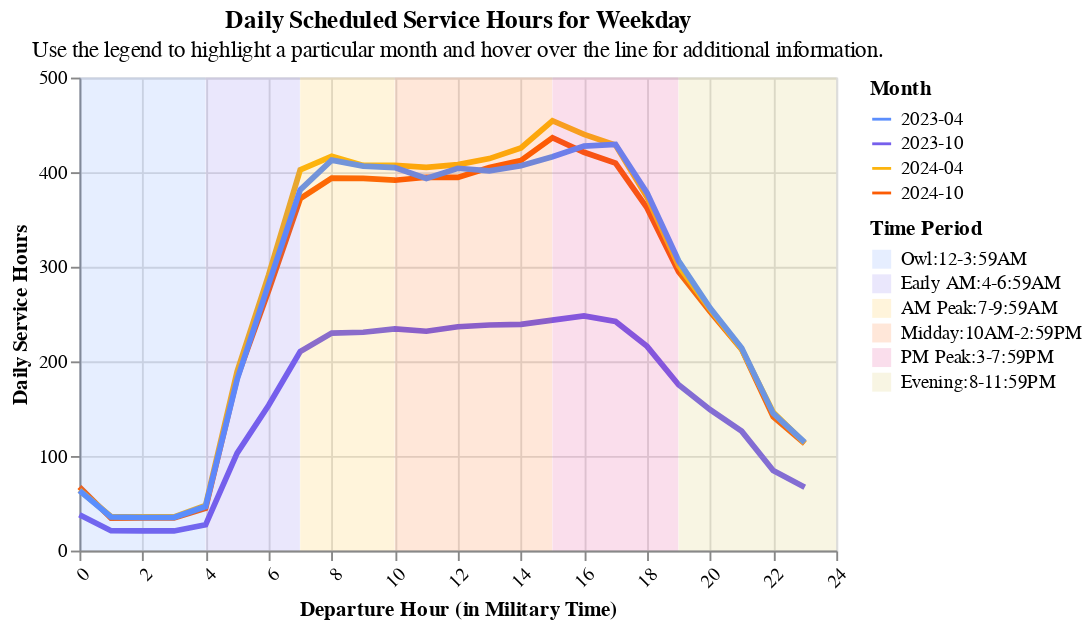

The code cell stored with this chart in its notebook:
### Code cell
scheduled_service_hours(
    service_hours_df,
    "Weekday",
    readable_dict.weekday_scheduled_service_graph
)

### Figure 1 — Vega-Lite specification as saved in the notebook (floating-point values rounded to 4 significant figures)
{"config": {"view": {"continuousWidth": 300, "continuousHeight": 300}}, "layer": [{"data": {"name": "data-a24defcda8345ee835c8909069d4fae7"}, "mark": {"type": "line", "size": 3}, "encoding": {"color": {"field": "Month", "scale": {"range": ["#5b8efd", "#765fec", "#fcb40e", "#fc5c04", "#dd217d", "#ccbb44"]}, "title": "Month", "type": "nominal"}, "tooltip": [{"field": "Month", "type": "nominal"}, {"field": "Departure Hour (in Military Time)", "type": "quantitative"}], "x": {"axis": {"format": "", "labelAngle": -45}, "field": "Departure Hour (in Military Time)", "title": "Departure Hour (in Military Time)", "type": "quantitative"}, "y": {"field": "Daily Service Hours", "title": "Daily Service Hours", "type": "quantitative"}}, "name": "view_1"}, {"data": {"name": "data-ed3e58c91c1826c4bca955698f66e78a"}, "mark": {"type": "rect", "opacity": 0.15}, "encoding": {"color": {"field": "Time Period", "scale": {"range": ["#5b8efd", "#765fec", "#fcb40e", "#fc5c04", "#dd217d", "#ccbb44"]}, "sort": ["Owl:12-3:59AM", "Early AM:4-6:59AM", "AM Peak:7-9:59AM", "Midday:10AM-2:59PM", "PM Peak:3-7:59PM", "Evening:8-11:59PM"], "type": "nominal"}, "x": {"field": "start", "type": "quantitative"}, "x2": {"field": "stop"}, "y": {"value": 0}, "y2": {"value": 250}}}], "height": 250, "params": [{"name": "param_1", "select": {"type": "point", "fields": ["Month"]}, "bind": "legend", "views": ["view_1"]}], "resolve": {"scale": {"color": "independent"}}, "title": {"text": ["Daily Scheduled Service Hours for Weekday"], "subtitle": ["Use the legend to highlight a particular month and hover over the line for additional information."]}, "width": 400, "$schema": "https://vega.github.io/schema/vega-lite/v5.20.1.json", "datasets": {"data-a24defcda8345ee835c8909069d4fae7": [{"Portfolio Organization Name": "City and County of San Francisco", "Month": "2024-10", "Weekday or Weekend": "Weekday", "Departure Hour (in Military Time)": 0, "Service Hours": 336.1, "Daily Service Hours": 67.23}, {"Portfolio Organization Name": "City and County of San Francisco", "Month": "2024-10", "Weekday or Weekend": "Weekday", "Departure Hour (in Military Time)": 1, "Service Hours": 171.0, "Daily Service Hours": 34.2}, {"Portfolio Organization Name": "City and County of San Francisco", "Month": "2024-10", "Weekday or Weekend": "Weekday", "Departure Hour (in Military Time)": 2, "Service Hours": 173.1, "Daily Service Hours": 34.62}, {"Portfolio Organization Name": "City and County of San Francisco", "Month": "2024-10", "Weekday or Weekend": "Weekday", "Departure Hour (in Military Time)": 3, "Service Hours": 173.1, "Daily Service Hours": 34.62}, {"Portfolio Organization Name": "City and County of San Francisco", "Month": "2024-10", "Weekday or Weekend": "Weekday", "Departure Hour (in Military Time)": 4, "Service Hours": 224.2, "Daily Service Hours": 44.83}, {"Portfolio Organization Name": "City and County of San Francisco", "Month": "2024-10", "Weekday or Weekend": "Weekday", "Departure Hour (in Military Time)": 5, "Service Hours": 913.5, "Daily Service Hours": 182.7}, {"Portfolio Organization Name": "City and County of San Francisco", "Month": "2024-10", "Weekday or Weekend": "Weekday", "Departure Hour (in Military Time)": 6, "Service Hours": 1375.0, "Daily Service Hours": 275.0}, {"Portfolio Organization Name": "City and County of San Francisco", "Month": "2024-10", "Weekday or Weekend": "Weekday", "Departure Hour (in Military Time)": 7, "Service Hours": 1860.0, "Daily Service Hours": 371.9}, {"Portfolio Organization Name": "City and County of San Francisco", "Month": "2024-10", "Weekday or Weekend": "Weekday", "Departure Hour (in Military Time)": 8, "Service Hours": 1969.0, "Daily Service Hours": 393.8}, {"Portfolio Organization Name": "City and County of San Francisco", "Month": "2024-10", "Weekday or Weekend": "Weekday", "Departure Hour (in Military Time)": 9, "Service Hours": 1967.0, "Daily Service Hours": 393.4}, {"Portfolio Organization Name": "City and County of San Francisco", "Month": "2024-10", "Weekday or Weekend": "Weekday", "Departure Hour (in Military Time)": 10, "Service Hours": 1958.0, "Daily Service Hours": 391.5}, {"Portfolio Organization Name": "City and County of San Francisco", "Month": "2024-10", "Weekday or Weekend": "Weekday", "Departure Hour (in Military Time)": 11, "Service Hours": 1973.0, "Daily Service Hours": 394.6}, {"Portfolio Organization Name": "City and County of San Francisco", "Month": "2024-10", "Weekday or Weekend": "Weekday", "Departure Hour (in Military Time)": 12, "Service Hours": 1972.0, "Daily Service Hours": 394.4}, {"Portfolio Organization Name": "City and County of San Francisco", "Month": "2024-10", "Weekday or Weekend": "Weekday", "Departure Hour (in Military Time)": 13, "Service Hours": 2025.0, "Daily Service Hours": 405.0}, {"Portfolio Organization Name": "City and County of San Francisco", "Month": "2024-10", "Weekday or Weekend": "Weekday", "Departure Hour (in Military Time)": 14, "Service Hours": 2062.0, "Daily Service Hours": 412.4}, {"Portfolio Organization Name": "City and County of San Francisco", "Month": "2024-10", "Weekday or Weekend": "Weekday", "Departure Hour (in Military Time)": 15, "Service Hours": 2182.0, "Daily Service Hours": 436.4}, {"Portfolio Organization Name": "City and County of San Francisco", "Month": "2024-10", "Weekday or Weekend": "Weekday", "Departure Hour (in Military Time)": 16, "Service Hours": 2105.0, "Daily Service Hours": 421.1}, {"Portfolio Organization Name": "City and County of San Francisco", "Month": "2024-10", "Weekday or Weekend": "Weekday", "Departure Hour (in Military Time)": 17, "Service Hours": 2048.0, "Daily Service Hours": 409.5}, {"Portfolio Organization Name": "City and County of San Francisco", "Month": "2024-10", "Weekday or Weekend": "Weekday", "Departure Hour (in Military Time)": 18, "Service Hours": 1811.0, "Daily Service Hours": 362.3}, {"Portfolio Organization Name": "City and County of San Francisco", "Month": "2024-10", "Weekday or Weekend": "Weekday", "Departure Hour (in Military Time)": 19, "Service Hours": 1473.0, "Daily Service Hours": 294.7}, {"Portfolio Organization Name": "City and County of San Francisco", "Month": "2024-10", "Weekday or Weekend": "Weekday", "Departure Hour (in Military Time)": 20, "Service Hours": 1262.0, "Daily Service Hours": 252.5}, {"Portfolio Organization Name": "City and County of San Francisco", "Month": "2024-10", "Weekday or Weekend": "Weekday", "Departure Hour (in Military Time)": 21, "Service Hours": 1064.0, "Daily Service Hours": 212.7}, {"Portfolio Organization Name": "City and County of San Francisco", "Month": "2024-10", "Weekday or Weekend": "Weekday", "Departure Hour (in Military Time)": 22, "Service Hours": 707.8, "Daily Service Hours": 141.6}, {"Portfolio Organization Name": "City and County of San Francisco", "Month": "2024-10", "Weekday or Weekend": "Weekday", "Departure Hour (in Military Time)": 23, "Service Hours": 565.9, "Daily Service Hours": 113.2}, {"Portfolio Organization Name": "City and County of San Francisco", "Month": "2024-04", "Weekday or Weekend": "Weekday", "Departure Hour (in Military Time)": 0, "Service Hours": 319.1, "Daily Service Hours": 63.81}, {"Portfolio Organization Name": "City and County of San Francisco", "Month": "2024-04", "Weekday or Weekend": "Weekday", "Departure Hour (in Military Time)": 1, "Service Hours": 179.9, "Daily Service Hours": 35.98}, {"Portfolio Organization Name": "City and County of San Francisco", "Month": "2024-04", "Weekday or Weekend": "Weekday", "Departure Hour (in Military Time)": 2, "Service Hours": 177.7, "Daily Service Hours": 35.53}, {"Portfolio Organization Name": "City and County of San Francisco", "Month": "2024-04", "Weekday or Weekend": "Weekday", "Departure Hour (in Military Time)": 3, "Service Hours": 177.7, "Daily Service Hours": 35.53}, {"Portfolio Organization Name": "City and County of San Francisco", "Month": "2024-04", "Weekday or Weekend": "Weekday", "Departure Hour (in Military Time)": 4, "Service Hours": 238.2, "Daily Service Hours": 47.65}, {"Portfolio Organization Name": "City and County of San Francisco", "Month": "2024-04", "Weekday or Weekend": "Weekday", "Departure Hour (in Military Time)": 5, "Service Hours": 946.0, "Daily Service Hours": 189.2}, {"Portfolio Organization Name": "City and County of San Francisco", "Month": "2024-04", "Weekday or Weekend": "Weekday", "Departure Hour (in Military Time)": 6, "Service Hours": 1457.0, "Daily Service Hours": 291.5}, {"Portfolio Organization Name": "City and County of San Francisco", "Month": "2024-04", "Weekday or Weekend": "Weekday", "Departure Hour (in Military Time)": 7, "Service Hours": 2012.0, "Daily Service Hours": 402.4}, {"Portfolio Organization Name": "City and County of San Francisco", "Month": "2024-04", "Weekday or Weekend": "Weekday", "Departure Hour (in Military Time)": 8, "Service Hours": 2084.0, "Daily Service Hours": 416.8}, {"Portfolio Organization Name": "City and County of San Francisco", "Month": "2024-04", "Weekday or Weekend": "Weekday", "Departure Hour (in Military Time)": 9, "Service Hours": 2036.0, "Daily Service Hours": 407.1}, {"Portfolio Organization Name": "City and County of San Francisco", "Month": "2024-04", "Weekday or Weekend": "Weekday", "Departure Hour (in Military Time)": 10, "Service Hours": 2037.0, "Daily Service Hours": 407.3}, {"Portfolio Organization Name": "City and County of San Francisco", "Month": "2024-04", "Weekday or Weekend": "Weekday", "Departure Hour (in Military Time)": 11, "Service Hours": 2025.0, "Daily Service Hours": 405.0}, {"Portfolio Organization Name": "City and County of San Francisco", "Month": "2024-04", "Weekday or Weekend": "Weekday", "Departure Hour (in Military Time)": 12, "Service Hours": 2040.0, "Daily Service Hours": 408.0}, {"Portfolio Organization Name": "City and County of San Francisco", "Month": "2024-04", "Weekday or Weekend": "Weekday", "Departure Hour (in Military Time)": 13, "Service Hours": 2072.0, "Daily Service Hours": 414.3}, {"Portfolio Organization Name": "City and County of San Francisco", "Month": "2024-04", "Weekday or Weekend": "Weekday", "Departure Hour (in Military Time)": 14, "Service Hours": 2128.0, "Daily Service Hours": 425.7}, {"Portfolio Organization Name": "City and County of San Francisco", "Month": "2024-04", "Weekday or Weekend": "Weekday", "Departure Hour (in Military Time)": 15, "Service Hours": 2272.0, "Daily Service Hours": 454.4}, {"Portfolio Organization Name": "City and County of San Francisco", "Month": "2024-04", "Weekday or Weekend": "Weekday", "Departure Hour (in Military Time)": 16, "Service Hours": 2199.0, "Daily Service Hours": 439.9}, {"Portfolio Organization Name": "City and County of San Francisco", "Month": "2024-04", "Weekday or Weekend": "Weekday", "Departure Hour (in Military Time)": 17, "Service Hours": 2143.0, "Daily Service Hours": 428.6}, {"Portfolio Organization Name": "City and County of San Francisco", "Month": "2024-04", "Weekday or Weekend": "Weekday", "Departure Hour (in Military Time)": 18, "Service Hours": 1868.0, "Daily Service Hours": 373.6}, {"Portfolio Organization Name": "City and County of San Francisco", "Month": "2024-04", "Weekday or Weekend": "Weekday", "Departure Hour (in Military Time)": 19, "Service Hours": 1505.0, "Daily Service Hours": 301.0}, {"Portfolio Organization Name": "City and County of San Francisco", "Month": "2024-04", "Weekday or Weekend": "Weekday", "Departure Hour (in Military Time)": 20, "Service Hours": 1275.0, "Daily Service Hours": 255.0}, {"Portfolio Organization Name": "City and County of San Francisco", "Month": "2024-04", "Weekday or Weekend": "Weekday", "Departure Hour (in Military Time)": 21, "Service Hours": 1064.0, "Daily Service Hours": 212.8}, {"Portfolio Organization Name": "City and County of San Francisco", "Month": "2024-04", "Weekday or Weekend": "Weekday", "Departure Hour (in Military Time)": 22, "Service Hours": 730.8, "Daily Service Hours": 146.2}, {"Portfolio Organization Name": "City and County of San Francisco", "Month": "2024-04", "Weekday or Weekend": "Weekday", "Departure Hour (in Military Time)": 23, "Service Hours": 568.5, "Daily Service Hours": 113.7}, {"Portfolio Organization Name": "City and County of San Francisco", "Month": "2023-10", "Weekday or Weekend": "Weekday", "Departure Hour (in Military Time)": 0, "Service Hours": 189.5, "Daily Service Hours": 37.9}, {"Portfolio Organization Name": "City and County of San Francisco", "Month": "2023-10", "Weekday or Weekend": "Weekday", "Departure Hour (in Military Time)": 1, "Service Hours": 105.1, "Daily Service Hours": 21.02}, {"Portfolio Organization Name": "City and County of San Francisco", "Month": "2023-10", "Weekday or Weekend": "Weekday", "Departure Hour (in Military Time)": 2, "Service Hours": 103.7, "Daily Service Hours": 20.74}, {"Portfolio Organization Name": "City and County of San Francisco", "Month": "2023-10", "Weekday or Weekend": "Weekday", "Departure Hour (in Military Time)": 3, "Service Hours": 103.7, "Daily Service Hours": 20.74}, {"Portfolio Organization Name": "City and County of San Francisco", "Month": "2023-10", "Weekday or Weekend": "Weekday", "Departure Hour (in Military Time)": 4, "Service Hours": 136.1, "Daily Service Hours": 27.21}, {"Portfolio Organization Name": "City and County of San Francisco", "Month": "2023-10", "Weekday or Weekend": "Weekday", "Departure Hour (in Military Time)": 5, "Service Hours": 515.2, "Daily Service Hours": 103.0}, {"Portfolio Organization Name": "City and County of San Francisco", "Month": "2023-10", "Weekday or Weekend": "Weekday", "Departure Hour (in Military Time)": 6, "Service Hours": 768.2, "Daily Service Hours": 153.6}, {"Portfolio Organization Name": "City and County of San Francisco", "Month": "2023-10", "Weekday or Weekend": "Weekday", "Departure Hour (in Military Time)": 7, "Service Hours": 1052.0, "Daily Service Hours": 210.3}, {"Portfolio Organization Name": "City and County of San Francisco", "Month": "2023-10", "Weekday or Weekend": "Weekday", "Departure Hour (in Military Time)": 8, "Service Hours": 1149.0, "Daily Service Hours": 229.9}, {"Portfolio Organization Name": "City and County of San Francisco", "Month": "2023-10", "Weekday or Weekend": "Weekday", "Departure Hour (in Military Time)": 9, "Service Hours": 1154.0, "Daily Service Hours": 230.8}, {"Portfolio Organization Name": "City and County of San Francisco", "Month": "2023-10", "Weekday or Weekend": "Weekday", "Departure Hour (in Military Time)": 10, "Service Hours": 1171.0, "Daily Service Hours": 234.2}, {"Portfolio Organization Name": "City and County of San Francisco", "Month": "2023-10", "Weekday or Weekend": "Weekday", "Departure Hour (in Military Time)": 11, "Service Hours": 1159.0, "Daily Service Hours": 231.9}, {"Portfolio Organization Name": "City and County of San Francisco", "Month": "2023-10", "Weekday or Weekend": "Weekday", "Departure Hour (in Military Time)": 12, "Service Hours": 1183.0, "Daily Service Hours": 236.6}, {"Portfolio Organization Name": "City and County of San Francisco", "Month": "2023-10", "Weekday or Weekend": "Weekday", "Departure Hour (in Military Time)": 13, "Service Hours": 1192.0, "Daily Service Hours": 238.5}, {"Portfolio Organization Name": "City and County of San Francisco", "Month": "2023-10", "Weekday or Weekend": "Weekday", "Departure Hour (in Military Time)": 14, "Service Hours": 1195.0, "Daily Service Hours": 239.1}, {"Portfolio Organization Name": "City and County of San Francisco", "Month": "2023-10", "Weekday or Weekend": "Weekday", "Departure Hour (in Military Time)": 15, "Service Hours": 1218.0, "Daily Service Hours": 243.6}, {"Portfolio Organization Name": "City and County of San Francisco", "Month": "2023-10", "Weekday or Weekend": "Weekday", "Departure Hour (in Military Time)": 16, "Service Hours": 1240.0, "Daily Service Hours": 248.1}, {"Portfolio Organization Name": "City and County of San Francisco", "Month": "2023-10", "Weekday or Weekend": "Weekday", "Departure Hour (in Military Time)": 17, "Service Hours": 1211.0, "Daily Service Hours": 242.2}, {"Portfolio Organization Name": "City and County of San Francisco", "Month": "2023-10", "Weekday or Weekend": "Weekday", "Departure Hour (in Military Time)": 18, "Service Hours": 1079.0, "Daily Service Hours": 215.9}, {"Portfolio Organization Name": "City and County of San Francisco", "Month": "2023-10", "Weekday or Weekend": "Weekday", "Departure Hour (in Military Time)": 19, "Service Hours": 876.6, "Daily Service Hours": 175.3}, {"Portfolio Organization Name": "City and County of San Francisco", "Month": "2023-10", "Weekday or Weekend": "Weekday", "Departure Hour (in Military Time)": 20, "Service Hours": 744.7, "Daily Service Hours": 148.9}, {"Portfolio Organization Name": "City and County of San Francisco", "Month": "2023-10", "Weekday or Weekend": "Weekday", "Departure Hour (in Military Time)": 21, "Service Hours": 631.2, "Daily Service Hours": 126.2}, {"Portfolio Organization Name": "City and County of San Francisco", "Month": "2023-10", "Weekday or Weekend": "Weekday", "Departure Hour (in Military Time)": 22, "Service Hours": 422.7, "Daily Service Hours": 84.54}, {"Portfolio Organization Name": "City and County of San Francisco", "Month": "2023-10", "Weekday or Weekend": "Weekday", "Departure Hour (in Military Time)": 23, "Service Hours": 334.5, "Daily Service Hours": 66.9}, {"Portfolio Organization Name": "City and County of San Francisco", "Month": "2023-04", "Weekday or Weekend": "Weekday", "Departure Hour (in Military Time)": 0, "Service Hours": 316.9, "Daily Service Hours": 63.38}, {"Portfolio Organization Name": "City and County of San Francisco", "Month": "2023-04", "Weekday or Weekend": "Weekday", "Departure Hour (in Military Time)": 1, "Service Hours": 177.6, "Daily Service Hours": 35.52}, {"Portfolio Organization Name": "City and County of San Francisco", "Month": "2023-04", "Weekday or Weekend": "Weekday", "Departure Hour (in Military Time)": 2, "Service Hours": 174.8, "Daily Service Hours": 34.97}, {"Portfolio Organization Name": "City and County of San Francisco", "Month": "2023-04", "Weekday or Weekend": "Weekday", "Departure Hour (in Military Time)": 3, "Service Hours": 174.8, "Daily Service Hours": 34.97}, {"Portfolio Organization Name": "City and County of San Francisco", "Month": "2023-04", "Weekday or Weekend": "Weekday", "Departure Hour (in Military Time)": 4, "Service Hours": 232.7, "Daily Service Hours": 46.53}, {"Portfolio Organization Name": "City and County of San Francisco", "Month": "2023-04", "Weekday or Weekend": "Weekday", "Departure Hour (in Military Time)": 5, "Service Hours": 904.3, "Daily Service Hours": 180.9}, {"Portfolio Organization Name": "City and County of San Francisco", "Month": "2023-04", "Weekday or Weekend": "Weekday", "Departure Hour (in Military Time)": 6, "Service Hours": 1410.0, "Daily Service Hours": 282.0}, {"Portfolio Organization Name": "City and County of San Francisco", "Month": "2023-04", "Weekday or Weekend": "Weekday", "Departure Hour (in Military Time)": 7, "Service Hours": 1906.0, "Daily Service Hours": 381.3}, {"Portfolio Organization Name": "City and County of San Francisco", "Month": "2023-04", "Weekday or Weekend": "Weekday", "Departure Hour (in Military Time)": 8, "Service Hours": 2064.0, "Daily Service Hours": 412.7}, {"Portfolio Organization Name": "City and County of San Francisco", "Month": "2023-04", "Weekday or Weekend": "Weekday", "Departure Hour (in Military Time)": 9, "Service Hours": 2032.0, "Daily Service Hours": 406.4}, {"Portfolio Organization Name": "City and County of San Francisco", "Month": "2023-04", "Weekday or Weekend": "Weekday", "Departure Hour (in Military Time)": 10, "Service Hours": 2024.0, "Daily Service Hours": 404.9}, {"Portfolio Organization Name": "City and County of San Francisco", "Month": "2023-04", "Weekday or Weekend": "Weekday", "Departure Hour (in Military Time)": 11, "Service Hours": 1967.0, "Daily Service Hours": 393.4}, {"Portfolio Organization Name": "City and County of San Francisco", "Month": "2023-04", "Weekday or Weekend": "Weekday", "Departure Hour (in Military Time)": 12, "Service Hours": 2021.0, "Daily Service Hours": 404.1}, {"Portfolio Organization Name": "City and County of San Francisco", "Month": "2023-04", "Weekday or Weekend": "Weekday", "Departure Hour (in Military Time)": 13, "Service Hours": 2007.0, "Daily Service Hours": 401.4}, {"Portfolio Organization Name": "City and County of San Francisco", "Month": "2023-04", "Weekday or Weekend": "Weekday", "Departure Hour (in Military Time)": 14, "Service Hours": 2034.0, "Daily Service Hours": 406.8}, {"Portfolio Organization Name": "City and County of San Francisco", "Month": "2023-04", "Weekday or Weekend": "Weekday", "Departure Hour (in Military Time)": 15, "Service Hours": 2081.0, "Daily Service Hours": 416.2}, {"Portfolio Organization Name": "City and County of San Francisco", "Month": "2023-04", "Weekday or Weekend": "Weekday", "Departure Hour (in Military Time)": 16, "Service Hours": 2138.0, "Daily Service Hours": 427.5}, {"Portfolio Organization Name": "City and County of San Francisco", "Month": "2023-04", "Weekday or Weekend": "Weekday", "Departure Hour (in Military Time)": 17, "Service Hours": 2146.0, "Daily Service Hours": 429.2}, {"Portfolio Organization Name": "City and County of San Francisco", "Month": "2023-04", "Weekday or Weekend": "Weekday", "Departure Hour (in Military Time)": 18, "Service Hours": 1890.0, "Daily Service Hours": 378.1}, {"Portfolio Organization Name": "City and County of San Francisco", "Month": "2023-04", "Weekday or Weekend": "Weekday", "Departure Hour (in Military Time)": 19, "Service Hours": 1532.0, "Daily Service Hours": 306.3}, {"Portfolio Organization Name": "City and County of San Francisco", "Month": "2023-04", "Weekday or Weekend": "Weekday", "Departure Hour (in Military Time)": 20, "Service Hours": 1282.0, "Daily Service Hours": 256.4}, {"Portfolio Organization Name": "City and County of San Francisco", "Month": "2023-04", "Weekday or Weekend": "Weekday", "Departure Hour (in Military Time)": 21, "Service Hours": 1070.0, "Daily Service Hours": 214.1}, {"Portfolio Organization Name": "City and County of San Francisco", "Month": "2023-04", "Weekday or Weekend": "Weekday", "Departure Hour (in Military Time)": 22, "Service Hours": 725.0, "Daily Service Hours": 145.0}, {"Portfolio Organization Name": "City and County of San Francisco", "Month": "2023-04", "Weekday or Weekend": "Weekday", "Departure Hour (in Military Time)": 23, "Service Hours": 571.5, "Daily Service Hours": 114.3}], "data-ed3e58c91c1826c4bca955698f66e78a": [{"index": 0, "start": 0, "stop": 3.99, "Time Period": "Owl:12-3:59AM"}, {"index": 1, "start": 4, "stop": 6.99, "Time Period": "Early AM:4-6:59AM"}, {"index": 2, "start": 7, "stop": 9.99, "Time Period": "AM Peak:7-9:59AM"}, {"index": 3, "start": 10, "stop": 14.99, "Time Period": "Midday:10AM-2:59PM"}, {"index": 4, "start": 15, "stop": 18.99, "Time Period": "PM Peak:3-7:59PM"}, {"index": 5, "start": 19, "stop": 24.0, "Time Period": "Evening:8-11:59PM"}]}}
